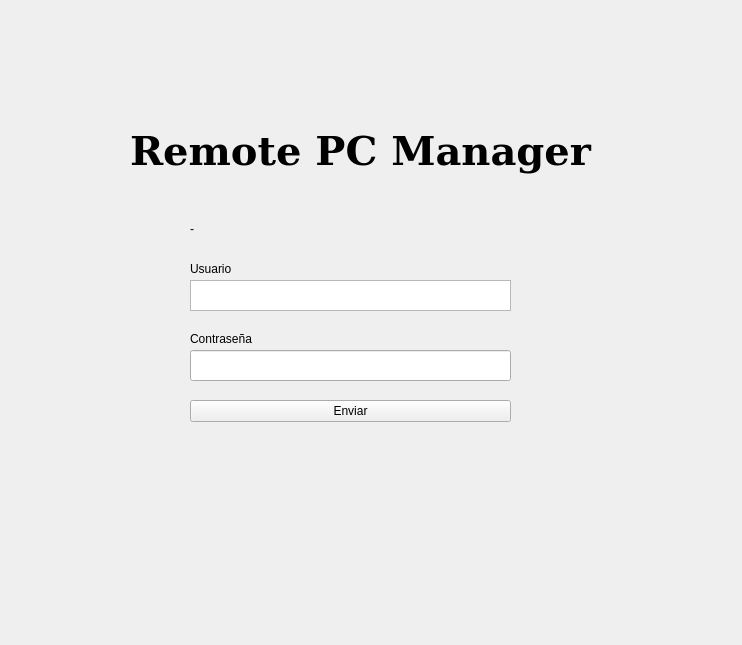
<?xml version="1.0" encoding="UTF-8"?>
<ui version="4.0">
 <class>Widget</class>
 <widget class="QWidget" name="Widget">
  <property name="geometry">
   <rect>
    <x>0</x>
    <y>0</y>
    <width>742</width>
    <height>645</height>
   </rect>
  </property>
  <property name="windowTitle">
   <string>GPU Remote Manager</string>
  </property>
  <widget class="QWidget" name="formLayoutWidget">
   <property name="geometry">
    <rect>
     <x>190</x>
     <y>400</y>
     <width>321</width>
     <height>71</height>
    </rect>
   </property>
   <layout class="QFormLayout" name="formLayout">
    <item row="0" column="0" colspan="2">
     <widget class="QPushButton" name="BotonEnviar1">
      <property name="enabled">
       <bool>true</bool>
      </property>
      <property name="cursor">
       <cursorShape>PointingHandCursor</cursorShape>
      </property>
      <property name="text">
       <string>Enviar</string>
      </property>
      <property name="checkable">
       <bool>false</bool>
      </property>
     </widget>
    </item>
   </layout>
  </widget>
  <widget class="QLabel" name="label">
   <property name="geometry">
    <rect>
     <x>190</x>
     <y>330</y>
     <width>101</width>
     <height>18</height>
    </rect>
   </property>
   <property name="text">
    <string>Contraseña</string>
   </property>
  </widget>
  <widget class="QLabel" name="label_2">
   <property name="geometry">
    <rect>
     <x>190</x>
     <y>260</y>
     <width>101</width>
     <height>18</height>
    </rect>
   </property>
   <property name="autoFillBackground">
    <bool>false</bool>
   </property>
   <property name="styleSheet">
    <string notr="true"/>
   </property>
   <property name="text">
    <string>Usuario</string>
   </property>
  </widget>
  <widget class="QTextEdit" name="text_usuario">
   <property name="geometry">
    <rect>
     <x>190</x>
     <y>280</y>
     <width>321</width>
     <height>31</height>
    </rect>
   </property>
  </widget>
  <widget class="QLabel" name="label_3">
   <property name="geometry">
    <rect>
     <x>130</x>
     <y>90</y>
     <width>521</width>
     <height>121</height>
    </rect>
   </property>
   <property name="font">
    <font>
     <family>DejaVu Serif</family>
     <pointsize>30</pointsize>
     <bold>true</bold>
    </font>
   </property>
   <property name="text">
    <string>Remote PC Manager</string>
   </property>
  </widget>
  <widget class="QLineEdit" name="text_pass">
   <property name="geometry">
    <rect>
     <x>190</x>
     <y>350</y>
     <width>321</width>
     <height>31</height>
    </rect>
   </property>
   <property name="echoMode">
    <enum>QLineEdit::Password</enum>
   </property>
  </widget>
  <widget class="QLabel" name="label_mensaje">
   <property name="geometry">
    <rect>
     <x>190</x>
     <y>220</y>
     <width>101</width>
     <height>18</height>
    </rect>
   </property>
   <property name="text">
    <string>-</string>
   </property>
  </widget>
 </widget>
 <resources/>
 <connections/>
</ui>
